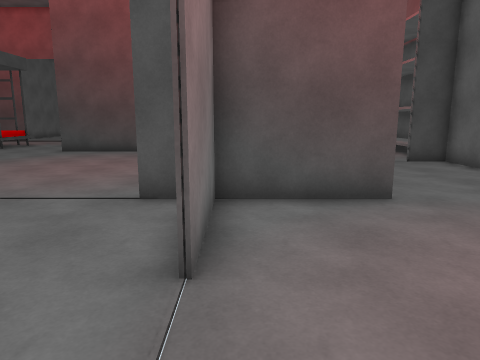
[1] (above)

17 first-person views from a walk through a Unity game level. The camera is 1.5 m above the floor, tilts 10° down and sees 70° across. Doors are open. The floor is counted in squares, 1 m on a side. Each view is taken from the middle of a square. On the plan, view 1 faces up. The plan holds only what a view shows up to about 16 squares ahead; the rest is blank. The player is left out. Some surface patterns are stand-ins.

[2]
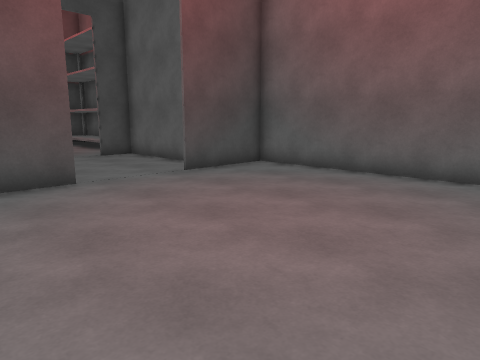

[3]
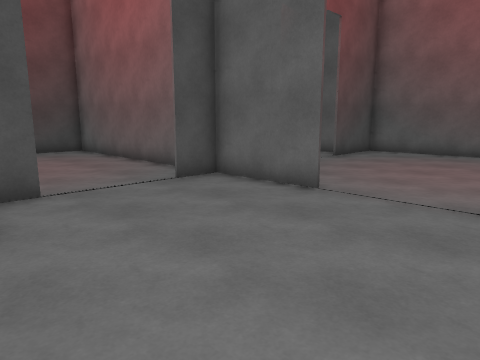

[4]
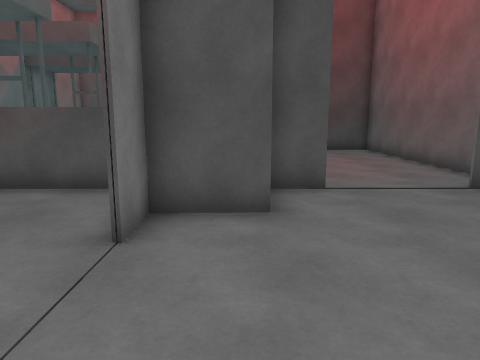

[5]
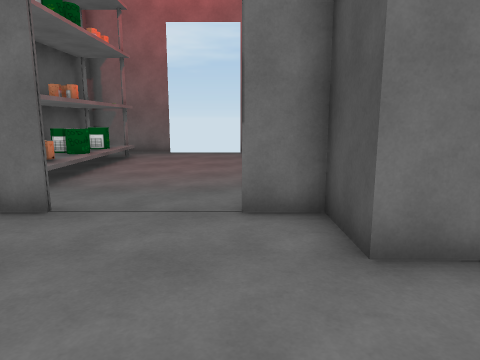

[6]
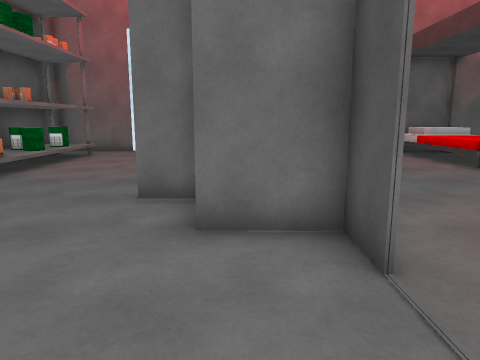

[7]
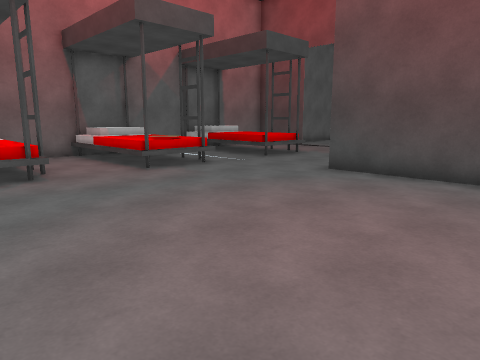

[8]
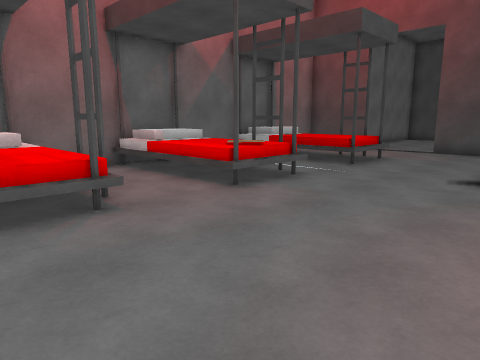

[9]
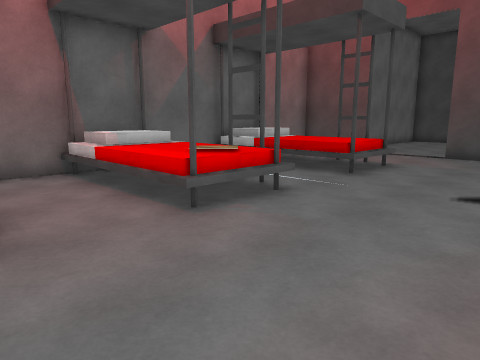

[10]
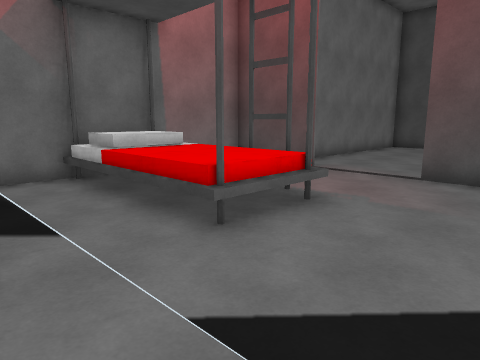

[11]
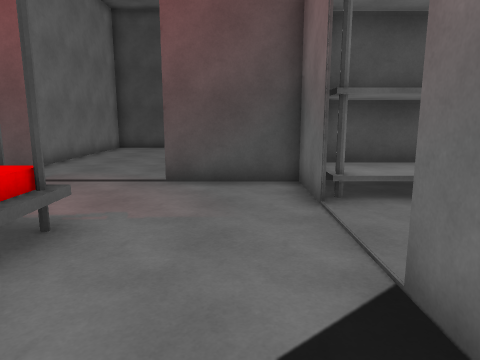

[12]
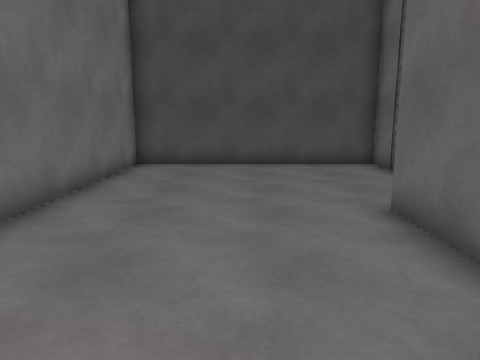

[13]
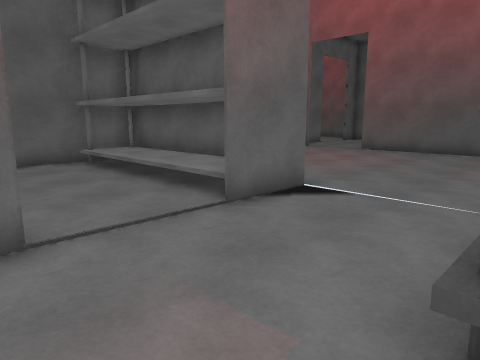

[14]
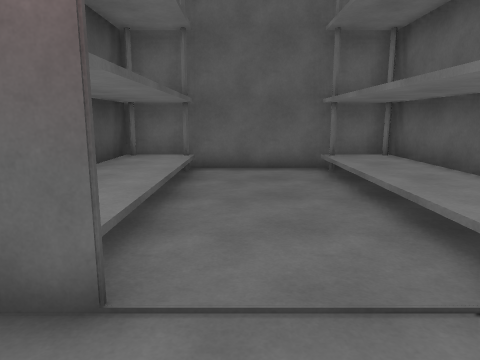

[15]
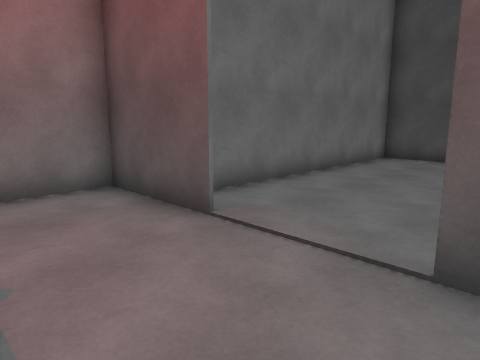

[16]
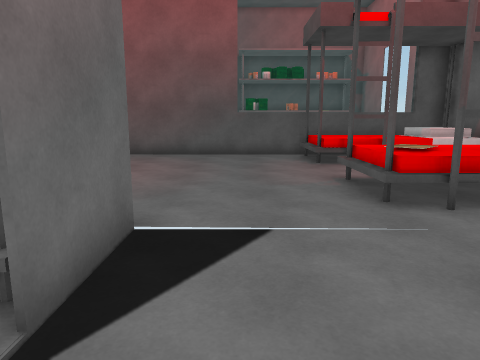

[17]
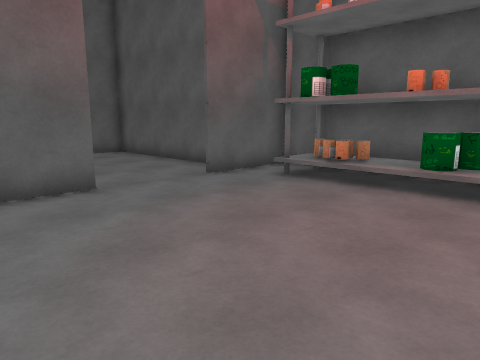

### Floor plan
Key: @ floor where view 1 was taken; # wall or solid block; . main floor; : floor 0.5 m higher than the main floor; / step, stairs or slope; D open door; B bed; O other object.
Columns run from 19 left of view 1 to 10 right of it. Each row starts with its distance up from view 1.
 35   #########O
 34   #........O
 33   #.......#O
 32   #.......
 31   #.......
 30   #.......
 29   #.......
 28   #......#
 27   #......#
 26   #......#
 25 ###.....######
 24 #.##.... ..#    ####
 23 #.........##OO::::##
 22 #..................#
 21 #BBBBBB............#
 20 #BBBBBB............#
 19 #BBBBBB............#
 18 #BBBBBB...##::::::##
 17 #.........#O######O#
 16 #..............  ..#
 15 #BBBBBB............#
 14 #BBBBBB............#
 13 #BBBBBB............#    ..
 12 #BBBBBB............#    .###
 11 # .................#    ...#
 10 #  .BB.............#   ....#
  9 #     /............#   ....#
  8 #     /............#   ....#
  7 ##   /B...........### ....####
  6 #  . .########....#. #....#..#
  5     ......###.....#..........#
  4    .......#.......#..........#
  3 DD...........................#
  2 DD...........................#
  1 DD...........................#
  0 DD.................@.........#
 -1 #.........#.......# ........
 -2 #.OO#O:OOO#########. ..
 -3 #.O:OO:::O#
 -4 ###########

Positions as (right, up) in squares from view 1, and headings:
1: (0, 0), facing up
2: (0, -2), facing up-right
3: (-7, -1), facing up-right
4: (-7, -1), facing up
5: (-3, 3), facing left
6: (-2, 5), facing left
7: (-3, 7), facing up-left
8: (-7, 7), facing up-left
9: (-8, 9), facing up-left
10: (-9, 15), facing up-left
11: (-10, 16), facing up
12: (-13, 23), facing up
13: (-13, 23), facing down-right
14: (-11, 21), facing right
15: (-11, 21), facing up-left
16: (-10, 21), facing down
17: (-16, 6), facing down-right
